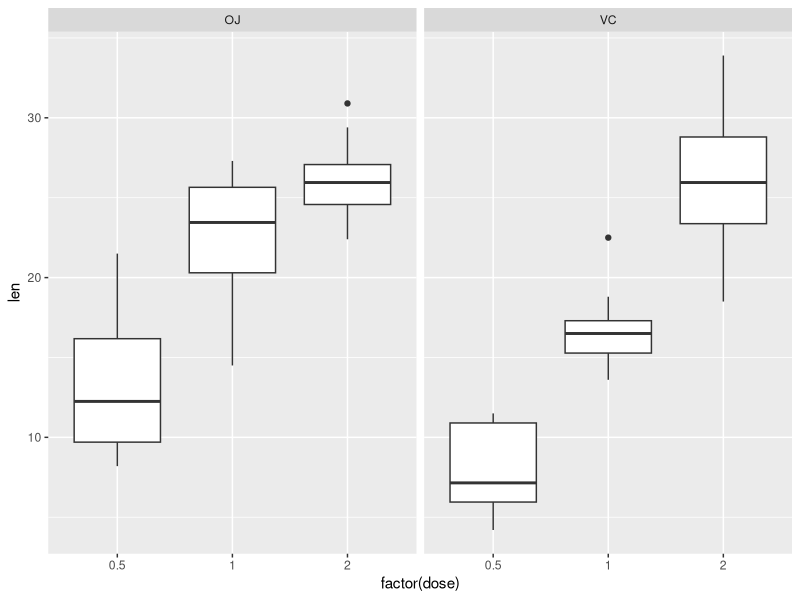
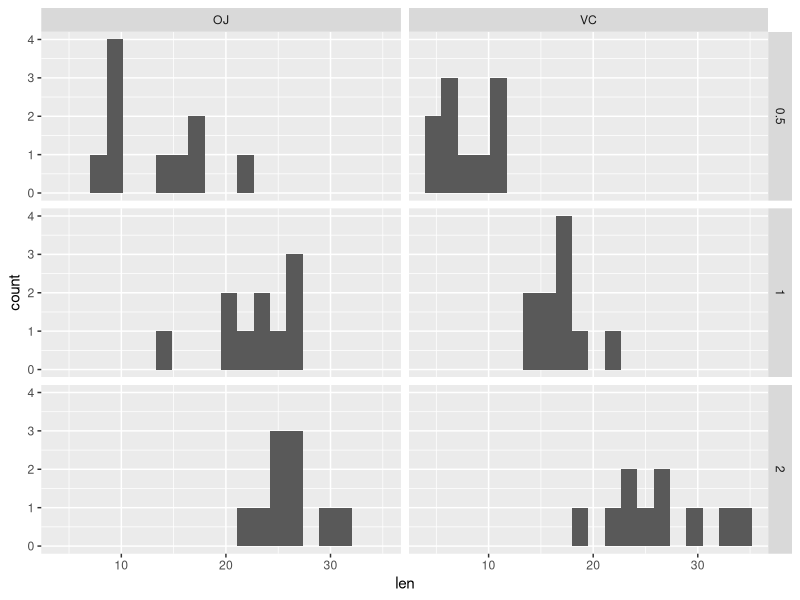

These figures' R source, in order:
## ---- chunk 1
library(datasets)
library(dplyr)
library(ggplot2)
# We want the same data on each run
set.seed(1507471380)
## ---- chunk 2
ggplot(ToothGrowth, aes(factor(dose), len)) + facet_grid(~supp) + geom_boxplot()
## ---- chunk 3
ggplot(ToothGrowth, aes(len)) + facet_grid(dose~supp) + geom_histogram(bins=20)
## ---- chunk 4

# We collect the alternative hypotheses here for p-adjustment
hypotheses <- vector()

# Test whether the tooth length in case of {dose,supp}A is greater than for {dose,supp}0
# and collect the p-values in the @hypotheses vector, because we'll have to do p-adjustment
# on them before printing
test_and_collect <- function(dose0, supp0, doseA, suppA) {
	description <- paste("(", doseA, ",", suppA, ")",
			     " more effective than ",
			     "(", dose0, ",", supp0, ")",
			     sep = "")

	# H0: len(dose0, supp0) = len(doseA, suppA)
	# HA: len(dose0, supp0) < len(doseA, suppA)
	# If the p-value is low enough, then H0 can be rejected and HA may be assumed true
	# If the p-value is too high, then we failed to reject H0
	p <- t.test(ToothGrowth$len[ToothGrowth$dose == doseA & ToothGrowth$supp == suppA],
		    ToothGrowth$len[ToothGrowth$dose == dose0 & ToothGrowth$supp == supp0],
		    alternative = "greater")$p.value

	hypotheses[description] <<- p
}

# Check whether OJ > VC with @dose, or the opposite, or neither
test_dose <- function(dose) {
	hypotheses <<- vector()
	test_and_collect(dose, "VC", dose, "OJ")
	test_and_collect(dose, "OJ", dose, "VC")
	hypotheses <<- p.adjust(hypotheses, method = "BH")
	for (h in names(hypotheses))
		print(paste("HA={", h, "}:", hypotheses[h]))
}

# Check whether 2.0 > 1.0 > 0.5 for @supp, or the opposite, or neither
test_supplement <- function(supp) {
	hypotheses <<- vector()
	test_and_collect(0.5, supp, 1.0, supp)
	test_and_collect(1.0, supp, 0.5, supp)
	test_and_collect(1.0, supp, 2.0, supp)
	test_and_collect(2.0, supp, 1.0, supp)
	hypotheses <<- p.adjust(hypotheses, method = "BH")
	for (h in names(hypotheses))
		print(paste("HA={", h, "}:", hypotheses[h]))
}
## ---- chunk 5
test_dose(0.5)
test_dose(1.0)
test_dose(2.0)
## ---- chunk 6
test_supplement("VC")
test_supplement("OJ")
